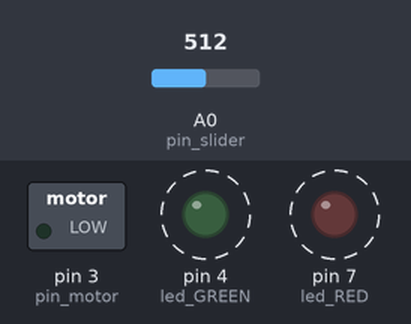
Bench run of a sketch on a simulated Arduino Uno, built with avr-gcc and run on an emulated ATmega328P. Parts: switched loads named in the sketch (green lamp = pin HIGH), output pins drawn as LEDs (lit = HIGH). Dashed ring = blinking. Inputs (shaded band) come from the test bench; at power-on: A0 (pin_slider) = 512. What the sketch prints to the serial monitor is not drawn.

Above: at 1.54 s.
2.0 s: A0 (pin_slider) set to 716
At 2.11 s:
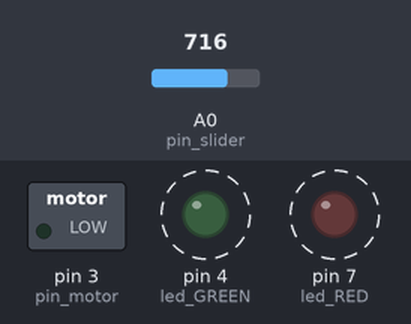
5.5 s: A0 (pin_slider) set to 306
9.0 s: A0 (pin_slider) set to 0
12.5 s: A0 (pin_slider) set to 511
Timing chart, 0 to 17.0 s (numbered marks = the images above; inputs shaded):
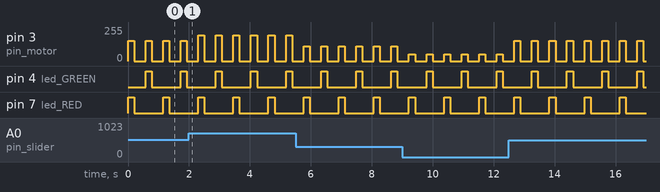

Measured:
- by itself, pin 3 (pin_motor): alternates 152/255 for 0.20 s and 0/255 for 0.38 s
- by itself, pin 4 (led_GREEN), pin 7 (led_RED): alternates HIGH for 0.20 s and LOW for 0.95 s

The sketch:

vibrationSlider.ino
```cpp
int pin_slider = 0;
int pin_motor = 3;
int led_RED = 7;
int led_GREEN = 4;

// vibration
int vibrationTime = 200;
int bpm = 104;


int bpmToTime(int bpm) {
  int interval = 60000 / bpm;
  return interval;
}


void setup() {
  pinMode(pin_slider, INPUT);
  pinMode(pin_motor, OUTPUT);
  pinMode(led_RED, OUTPUT);
  pinMode(led_GREEN, OUTPUT);
  Serial.begin(9600);
  Serial.println("Hello");
}

void loop() {
  int sliderValue = analogRead(pin_slider);
  int motorStrength = map(sliderValue, 0, 1023, 50, 255);
  Serial.println(motorStrength);

  // vibrate & RED
  analogWrite(pin_motor, motorStrength);
  digitalWrite(led_RED, HIGH);
  digitalWrite(led_GREEN, LOW);
  delay(vibrationTime);
  // wait
  analogWrite(pin_motor, LOW);
  digitalWrite(led_RED, LOW);
  digitalWrite(led_GREEN, LOW);
  delay(bpmToTime(bpm) - vibrationTime);
  // vibrate & GREEN
  analogWrite(pin_motor, motorStrength);
  digitalWrite(led_RED, LOW);
  digitalWrite(led_GREEN, HIGH);
  delay(vibrationTime);
  // wait
  analogWrite(pin_motor, LOW);
  digitalWrite(led_RED, LOW);
  digitalWrite(led_GREEN, LOW);
  delay(bpmToTime(bpm) - vibrationTime);
}
```
